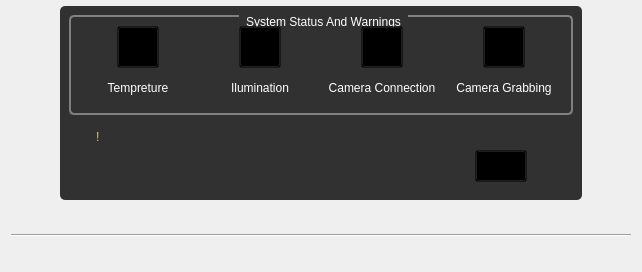
            <widget class="QFrame" name="mainpage_right_frame">
             <property name="minimumSize">
              <size>
               <width>500</width>
               <height>0</height>
              </size>
             </property>
             <layout class="QVBoxLayout" name="left_main_page_">
              <property name="spacing">
               <number>0</number>
              </property>
              <property name="leftMargin">
               <number>11</number>
              </property>
              <property name="topMargin">
               <number>5</number>
              </property>
              <property name="bottomMargin">
               <number>5</number>
              </property>
              <item>
               <widget class="QFrame" name="frame">
                <layout class="QHBoxLayout" name="horizontalLayout_35">
                 <property name="topMargin">
                  <number>1</number>
                 </property>
                 <item>
                  <spacer name="horizontalSpacer_61">
                   <property name="orientation">
                    <enum>Qt::Horizontal</enum>
                   </property>
                   <property name="sizeHint" stdset="0">
                    <size>
                     <width>40</width>
                     <height>20</height>
                    </size>
                   </property>
                  </spacer>
                 </item>
                 <item>
                  <widget class="QFrame" name="mainpage_warnings_frame">
                   <property name="sizePolicy">
                    <sizepolicy hsizetype="Preferred" vsizetype="Preferred">
                     <horstretch>0</horstretch>
                     <verstretch>0</verstretch>
                    </sizepolicy>
                   </property>
                   <property name="minimumSize">
                    <size>
                     <width>0</width>
                     <height>0</height>
                    </size>
                   </property>
                   <property name="maximumSize">
                    <size>
                     <width>16777215</width>
                     <height>16777215</height>
                    </size>
                   </property>
                   <property name="styleSheet">
                    <string notr="true">#mainpage_warnings_frame{
	background-color:rgb(49, 49, 49);
	border-radius: 5px;
}

QGroupBox::title {
    subcontrol-origin: margin;
    subcontrol-position: top center; /* position at the top center */
    padding: 0 5px;
    color: white;
}

QGroupBox {

    border: 2px solid gray;
    border-radius: 5px;
}

QLabel{
	
	color: white;
	text-align: center;
}

QPushButton:hover
{
	border: 1px solid rgb(150, 150, 150);
	border-radius: 5px;

}

QPushButton
{
	max-height: 40px;
	min-height: 40px;

	max-width: 40px;
	min-width: 40px;

	margin: 0px auto;
	
	background-color: rgba(0,0,0,0);
}</string>
                   </property>
                   <property name="frameShape">
                    <enum>QFrame::StyledPanel</enum>
                   </property>
                   <property name="frameShadow">
                    <enum>QFrame::Raised</enum>
                   </property>
                   <layout class="QVBoxLayout" name="verticalLayout_7">
                    <item>
                     <widget class="QGroupBox" name="groupBox_2">
                      <property name="minimumSize">
                       <size>
                        <width>0</width>
                        <height>100</height>
                       </size>
                      </property>
                      <property name="maximumSize">
                       <size>
                        <width>16777215</width>
                        <height>100</height>
                       </size>
                      </property>
                      <property name="title">
                       <string>System Status And Warnings</string>
                      </property>
                      <layout class="QGridLayout" name="gridLayout_2">
                       <property name="bottomMargin">
                        <number>11</number>
                       </property>
                       <item row="0" column="1">
                        <widget class="QPushButton" name="mainpage_illumination_warning_btn">
                         <property name="cursor">
                          <cursorShape>PointingHandCursor</cursorShape>
                         </property>
                         <property name="text">
                          <string/>
                         </property>
                         <property name="icon">
                          <iconset resource="Assets/Assets.qrc">
                           <normaloff>:/assets/icons/icons8-headlight-green-50.png</normaloff>:/assets/icons/icons8-headlight-green-50.png</iconset>
                         </property>
                         <property name="iconSize">
                          <size>
                           <width>35</width>
                           <height>35</height>
                          </size>
                         </property>
                        </widget>
                       </item>
                       <item row="2" column="0">
                        <widget class="QLabel" name="label_4">
                         <property name="text">
                          <string>Tempreture</string>
                         </property>
                         <property name="alignment">
                          <set>Qt::AlignCenter</set>
                         </property>
                        </widget>
                       </item>
                       <item row="2" column="2">
                        <widget class="QLabel" name="label_11">
                         <property name="text">
                          <string>Camera Connection</string>
                         </property>
                         <property name="alignment">
                          <set>Qt::AlignCenter</set>
                         </property>
                        </widget>
                       </item>
                       <item row="0" column="0">
                        <widget class="QPushButton" name="mainpage_tempreture_warning_btn">
                         <property name="minimumSize">
                          <size>
                           <width>114</width>
                           <height>40</height>
                          </size>
                         </property>
                         <property name="cursor">
                          <cursorShape>PointingHandCursor</cursorShape>
                         </property>
                         <property name="styleSheet">
                          <string notr="true"/>
                         </property>
                         <property name="text">
                          <string/>
                         </property>
                         <property name="icon">
                          <iconset resource="Assets/Assets.qrc">
                           <normaloff>:/assets/icons/icons8-thermometer-red-50.png</normaloff>:/assets/icons/icons8-thermometer-red-50.png</iconset>
                         </property>
                         <property name="iconSize">
                          <size>
                           <width>35</width>
                           <height>35</height>
                          </size>
                         </property>
                        </widget>
                       </item>
                       <item row="2" column="1">
                        <widget class="QLabel" name="label_10">
                         <property name="text">
                          <string>Ilumination</string>
                         </property>
                         <property name="alignment">
                          <set>Qt::AlignCenter</set>
                         </property>
                        </widget>
                       </item>
                       <item row="2" column="3">
                        <widget class="QLabel" name="label_14">
                         <property name="text">
                          <string>Camera Grabbing</string>
                         </property>
                         <property name="alignment">
                          <set>Qt::AlignCenter</set>
                         </property>
                        </widget>
                       </item>
                       <item row="0" column="2">
                        <widget class="QPushButton" name="mainpage_camera_connection_warning_btn">
                         <property name="cursor">
                          <cursorShape>PointingHandCursor</cursorShape>
                         </property>
                         <property name="text">
                          <string/>
                         </property>
                         <property name="icon">
                          <iconset resource="Assets/Assets.qrc">
                           <normaloff>:/assets/icons/icons8-connection-green-50.png</normaloff>:/assets/icons/icons8-connection-green-50.png</iconset>
                         </property>
                         <property name="iconSize">
                          <size>
                           <width>35</width>
                           <height>35</height>
                          </size>
                         </property>
                        </widget>
                       </item>
                       <item row="0" column="3">
                        <widget class="QPushButton" name="mainpage_camera_grabbing_warning_btn">
                         <property name="cursor">
                          <cursorShape>PointingHandCursor</cursorShape>
                         </property>
                         <property name="styleSheet">
                          <string notr="true"/>
                         </property>
                         <property name="text">
                          <string/>
                         </property>
                         <property name="icon">
                          <iconset resource="Assets/Assets.qrc">
                           <normaloff>:/assets/icons/icons8-camera-green-50.png</normaloff>:/assets/icons/icons8-camera-green-50.png</iconset>
                         </property>
                         <property name="iconSize">
                          <size>
                           <width>35</width>
                           <height>35</height>
                          </size>
                         </property>
                        </widget>
                       </item>
                      </layout>
                     </widget>
                    </item>
                    <item>
                     <widget class="QFrame" name="mainpage_error_msg_frame">
                      <layout class="QVBoxLayout" name="verticalLayout_23">
                       <item>
                        <widget class="QLabel" name="mainpage_warning_massage_lbl">
                         <property name="styleSheet">
                          <string notr="true">color:rgb(255, 204, 2);
padding-left:15px;</string>
                         </property>
                         <property name="text">
                          <string>!</string>
                         </property>
                         <property name="wordWrap">
                          <bool>true</bool>
                         </property>
                        </widget>
                       </item>
                       <item>
                        <layout class="QHBoxLayout" name="horizontalLayout_41">
                         <item>
                          <spacer name="horizontalSpacer_68">
                           <property name="orientation">
                            <enum>Qt::Horizontal</enum>
                           </property>
                           <property name="sizeHint" stdset="0">
                            <size>
                             <width>40</width>
                             <height>20</height>
                            </size>
                           </property>
                          </spacer>
                         </item>
                         <item>
                          <widget class="QPushButton" name="mainpage_close_error_btn">
                           <property name="minimumSize">
                            <size>
                             <width>124</width>
                             <height>30</height>
                            </size>
                           </property>
                           <property name="maximumSize">
                            <size>
                             <width>124</width>
                             <height>40</height>
                            </size>
                           </property>
                           <property name="styleSheet">
                            <string notr="true">QPushButton{
max-width:50px;
min-width:50px;
min-height:30px;
padding:0px;

}

QPushButton:hover{
border:none;
background-color: rgba(255,255,255,20);
}</string>
                           </property>
                           <property name="text">
                            <string/>
                           </property>
                           <property name="icon">
                            <iconset resource="Assets/Assets.qrc">
                             <normaloff>:/assets/icons/icons8-chevron-up-50.png</normaloff>:/assets/icons/icons8-chevron-up-50.png</iconset>
                           </property>
                          </widget>
                         </item>
                        </layout>
                       </item>
                      </layout>
                     </widget>
                    </item>
                   </layout>
                  </widget>
                 </item>
                 <item>
                  <spacer name="horizontalSpacer_60">
                   <property name="orientation">
                    <enum>Qt::Horizontal</enum>
                   </property>
                   <property name="sizeHint" stdset="0">
                    <size>
                     <width>40</width>
                     <height>20</height>
                    </size>
                   </property>
                  </spacer>
                 </item>
                </layout>
               </widget>
              </item>
              <item>
               <spacer name="verticalSpacer_18">
                <property name="orientation">
                 <enum>Qt::Vertical</enum>
                </property>
                <property name="sizeType">
                 <enum>QSizePolicy::Maximum</enum>
                </property>
                <property name="sizeHint" stdset="0">
                 <size>
                  <width>20</width>
                  <height>15</height>
                 </size>
                </property>
               </spacer>
              </item>
              <item>
               <layout class="QVBoxLayout" name="mainpage_grading_chart_frame">
                <property name="leftMargin">
                 <number>0</number>
                </property>
                <property name="topMargin">
                 <number>10</number>
                </property>
               </layout>
              </item>
              <item>
               <widget class="Line" name="line_2">
                <property name="orientation">
                 <enum>Qt::Horizontal</enum>
                </property>
               </widget>
              </item>
              <item>
               <spacer name="verticalSpacer_37">
                <property name="orientation">
                 <enum>Qt::Vertical</enum>
                </property>
                <property name="sizeType">
                 <enum>QSizePolicy::Maximum</enum>
                </property>
                <property name="sizeHint" stdset="0">
                 <size>
                  <width>20</width>
                  <height>20</height>
                 </size>
                </property>
               </spacer>
              </item>
              <item>
               <layout class="QVBoxLayout" name="mainpage_second_chart_frame">
                <property name="leftMargin">
                 <number>0</number>
                </property>
                <property name="topMargin">
                 <number>10</number>
                </property>
               </layout>
              </item>
             </layout>
            </widget>
